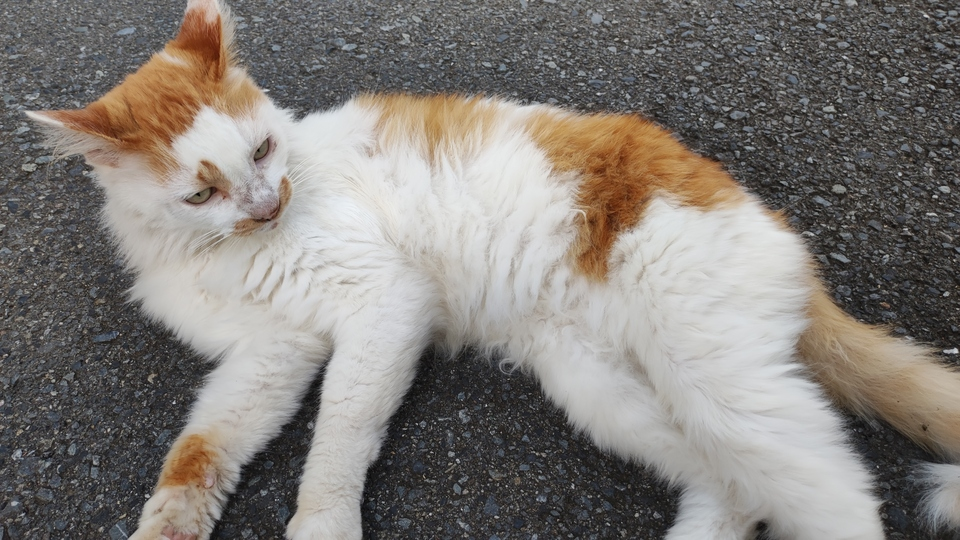
#> input picture 1st/example3.jpg, 960 x 540 px
$ python kadai3.py
#> lines starting #> are read from the running program, lines starting #| are printed output that depends on the picture
import cv2
import numpy as np

def contrast(image_path):
#> called with image_path = './example3.jpg'
    image_bgr = cv2.imread(image_path) # opencvはBGR形式で読み込む
#> image_bgr is the input picture: shape (540, 960, 3); mean B, G, R 121, 125.6, 130.5
    image_hsv = cv2.cvtColor(image_bgr, cv2.COLOR_BGR2HSV) # HSV形式に変換
#> image_hsv: shape (540, 960, 3); mean H, S, V 51.5, 23.9, 131.8
    h, s, v = image_hsv[:,:,0], image_hsv[:,:,1], image_hsv[:,:,2]
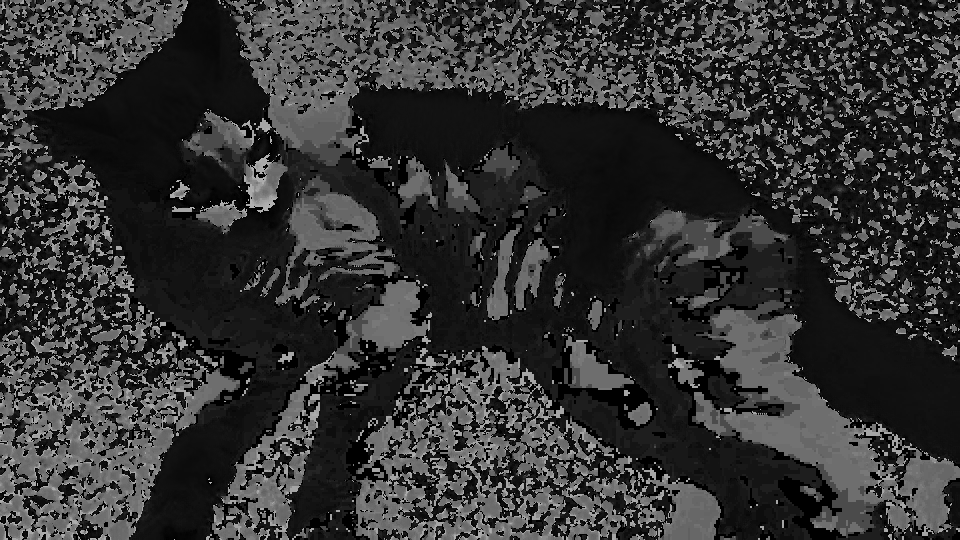
#> h: shape (540, 960); min 0, max 179, mean 51.5
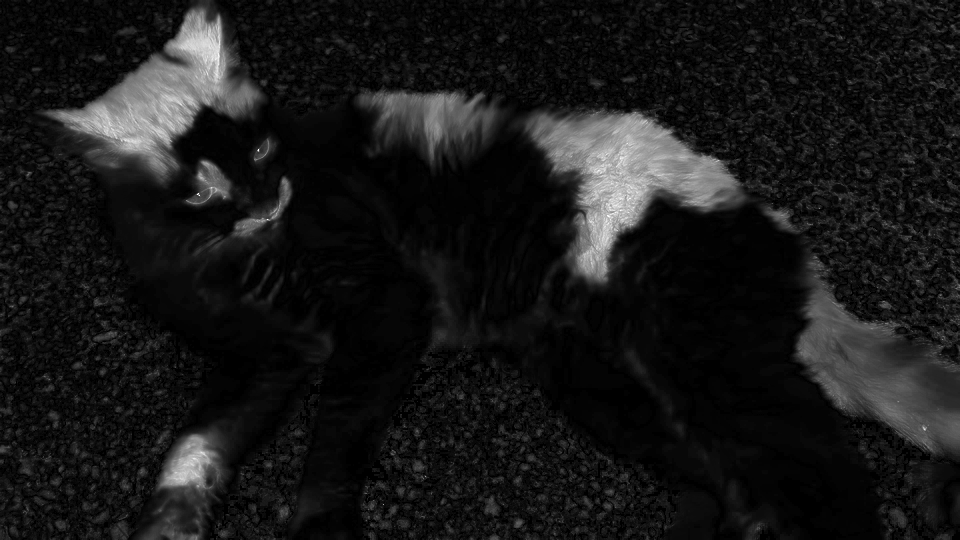
#> s: shape (540, 960); min 0, max 255, mean 23.9
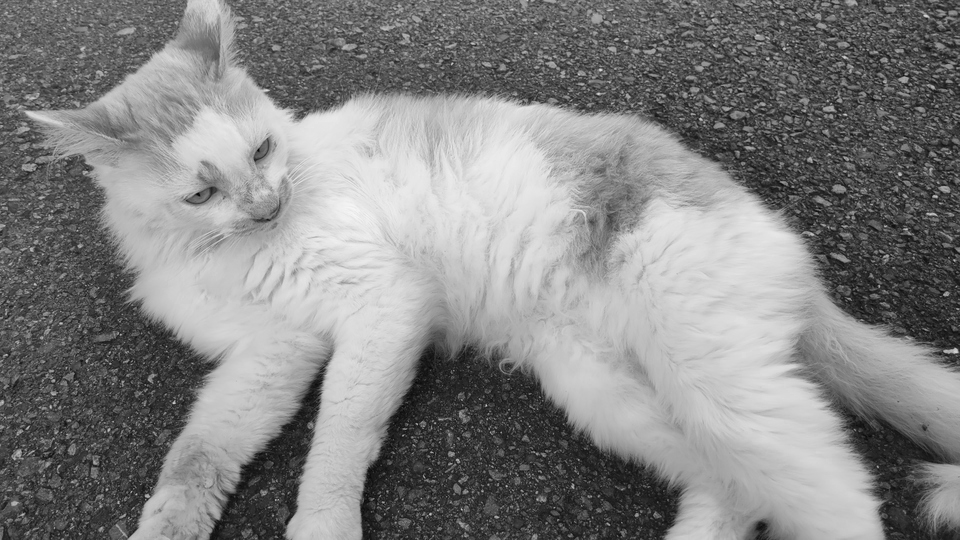
#> v: shape (540, 960); min 6, max 246, mean 131.8

    # convert contrast
    low_convert = np.where(image_hsv[:, :, 2] < 100, 0, image_hsv[:, :, 2]) #輝度100未満の輝度を0に変更
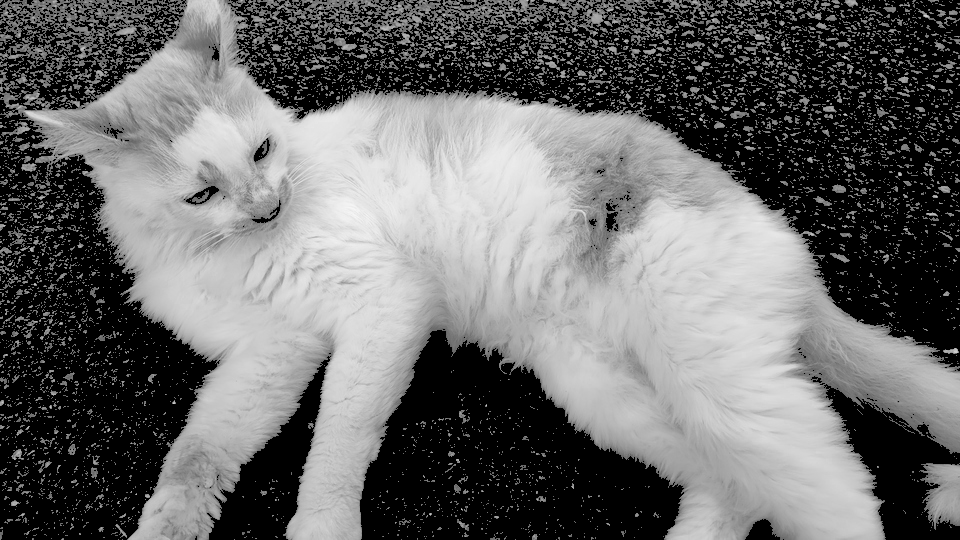
#> low_convert: shape (540, 960); min 0, max 246, mean 106.7
    high_convert = np.where(low_convert > 150, 255, low_convert) #輝度151以上の輝度を255に変更
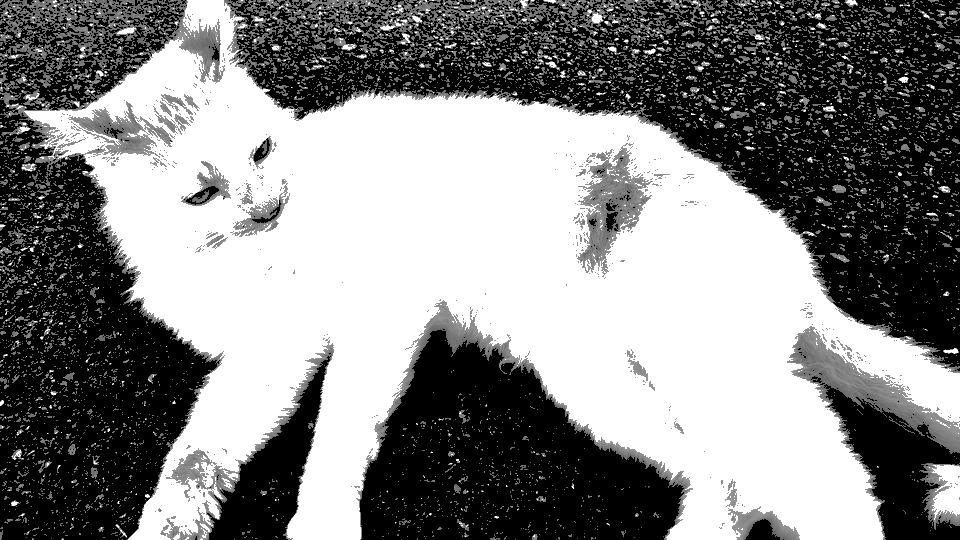
#> high_convert: shape (540, 960); min 0, max 255, mean 134.5
    middle_convert = np.where(((high_convert >= 100) & (high_convert <= 150)), 5.1*high_convert-510, high_convert)
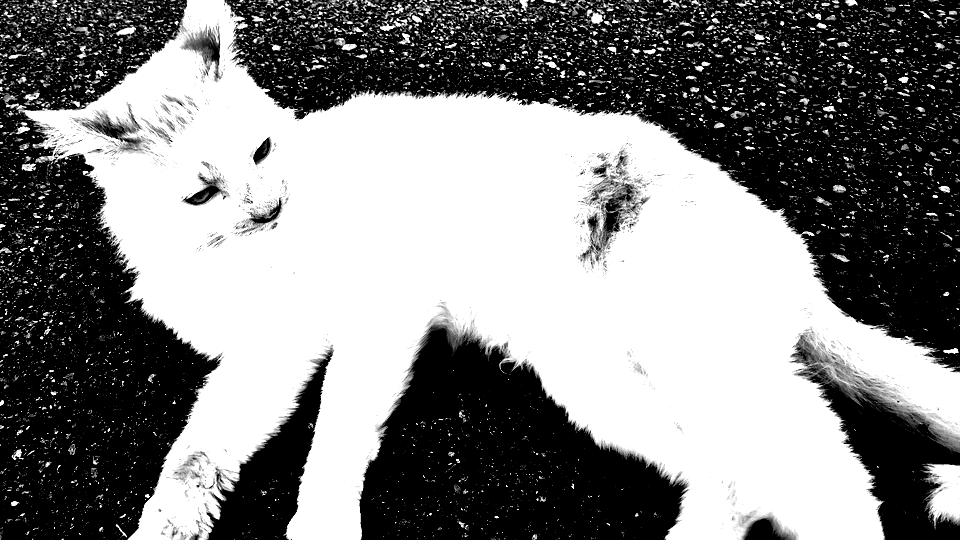
#> middle_convert: shape (540, 960) float64; min -5.68e-14, max 255, mean 133.2; drawn with min black and max white
    image_hsv[:,:,2] = middle_convert
#> image_hsv: shape (540, 960, 3); mean H, S, V 51.5, 23.9, 133.1
    return cv2.cvtColor(image_hsv, cv2.COLOR_HSV2BGR)
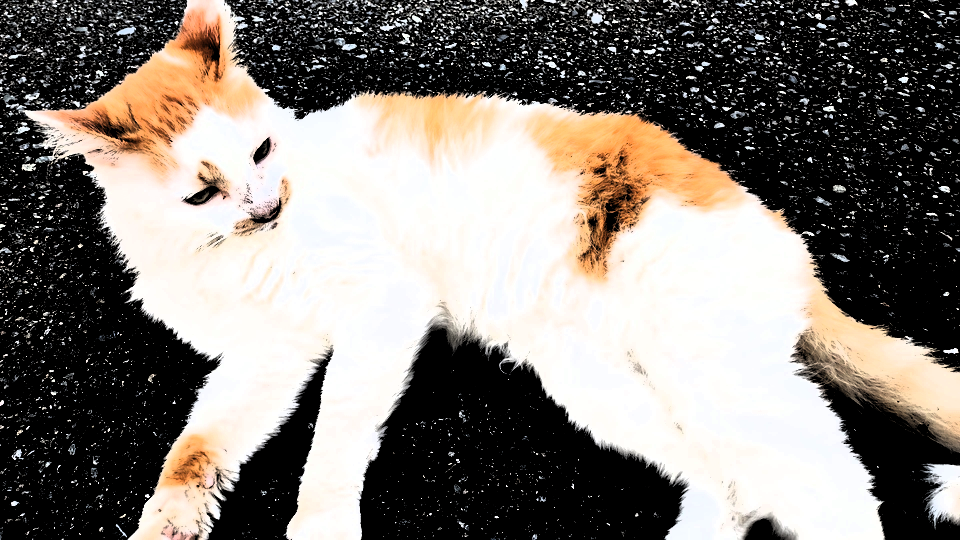
#> returned value: shape (540, 960, 3); mean B, G, R 119.8, 126, 132.3

if __name__ == '__main__':
    raw_image = "./example3.jpg"
    is_save = True
    modified = contrast(raw_image)

    # save result
    if is_save:
        cv2.imwrite("./result_example1.jpg", modified)

    cv2.imshow("Result", modified)
    cv2.waitKey(0)

$ run again, with 1st/example1.jpg copied over 1st/example3.jpg
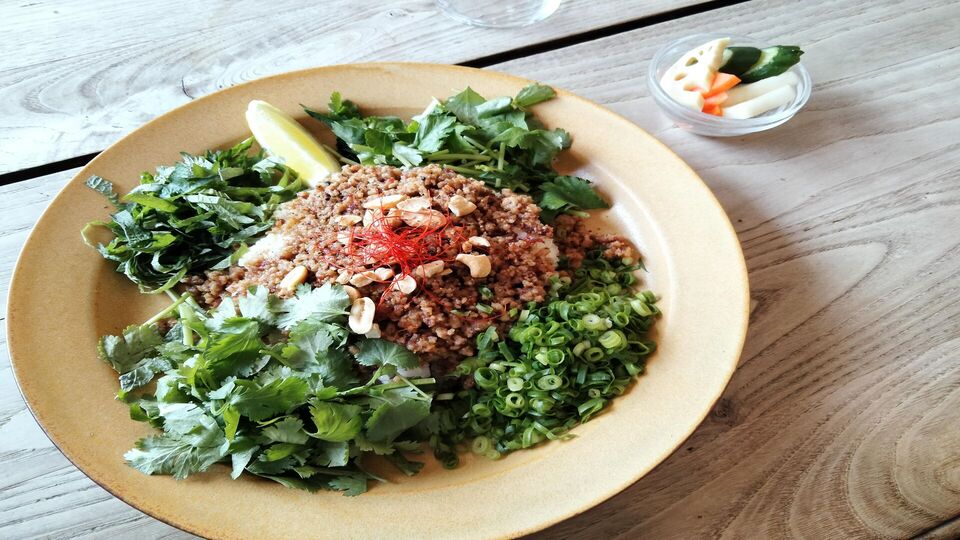
#> input picture 1st/example1.jpg, 960 x 540 px
#> in contrast, image_bgr is the input picture: shape (540, 960, 3); mean B, G, R 134.6, 156.8, 162.1
#> in contrast, `middle_convert = np.where(((high_convert >= 100) & (high_convert <= 15..`:
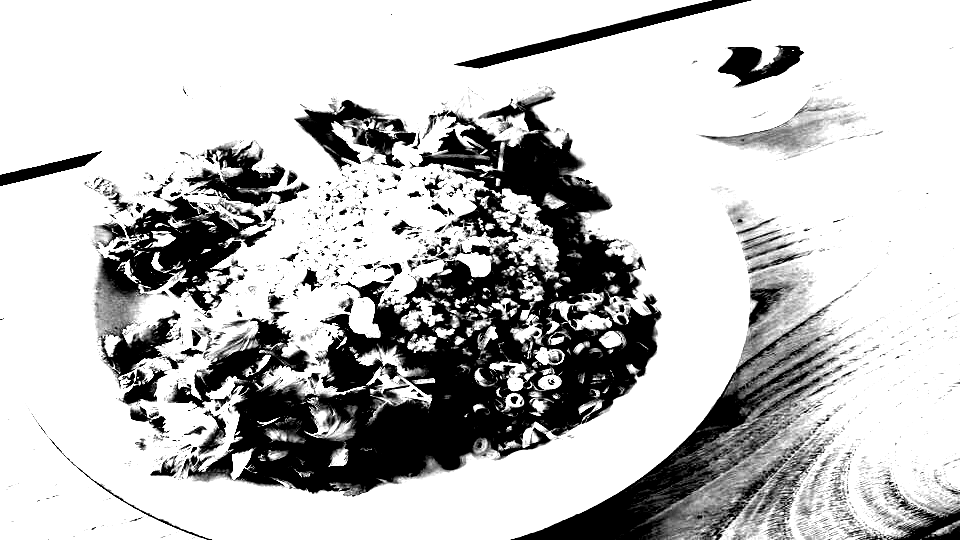
#> middle_convert: shape (540, 960) float64; min -5.68e-14, max 255, mean 192.9; drawn with min black and max white
#> in contrast, `return cv2.cvtColor(image_hsv, cv2.COLOR_HSV2BGR)`:
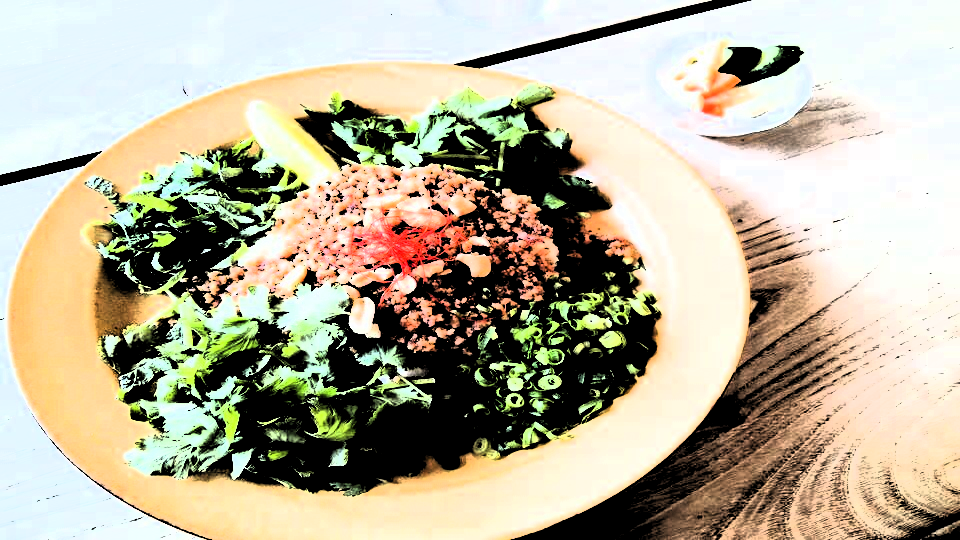
#> returned value: shape (540, 960, 3); mean B, G, R 155.9, 177.8, 185.1

$ run again, with 1st/example2.jpg copied over 1st/example3.jpg
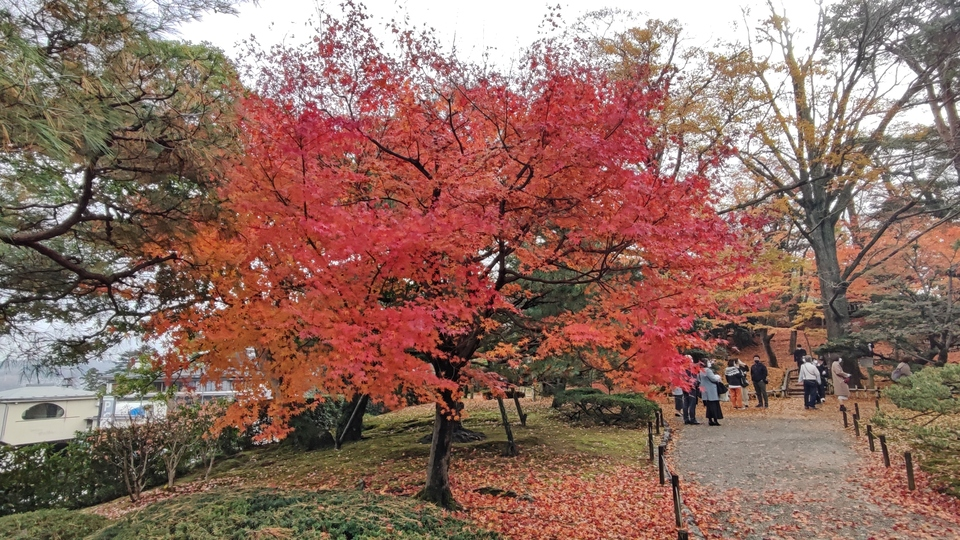
#> input picture 1st/example2.jpg, 960 x 540 px
#> in contrast, image_bgr is the input picture: shape (540, 960, 3); mean B, G, R 97.9, 108.7, 142.9
#> in contrast, `middle_convert = np.where(((high_convert >= 100) & (high_convert <= 15..`:
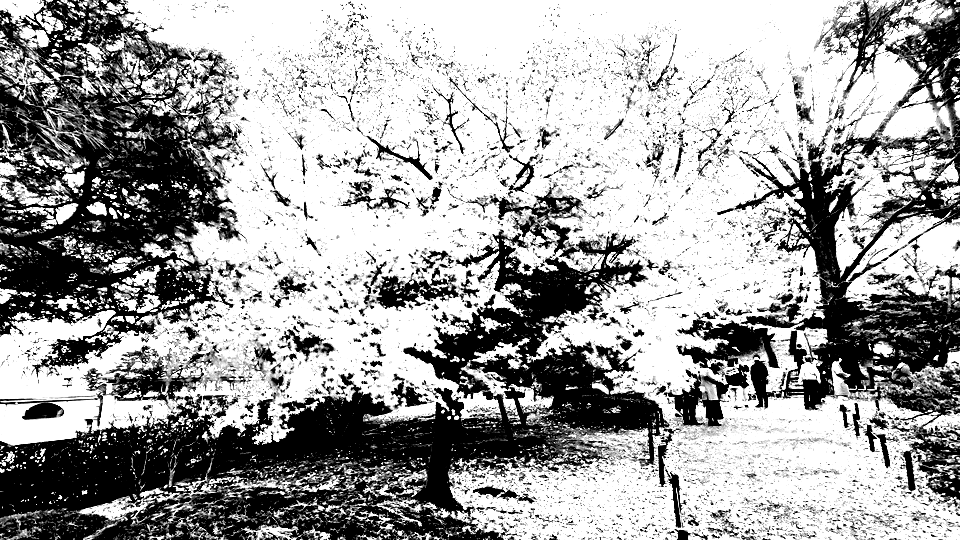
#> middle_convert: shape (540, 960) float64; min -5.68e-14, max 255, mean 161.5; drawn with min black and max white
#> in contrast, `return cv2.cvtColor(image_hsv, cv2.COLOR_HSV2BGR)`:
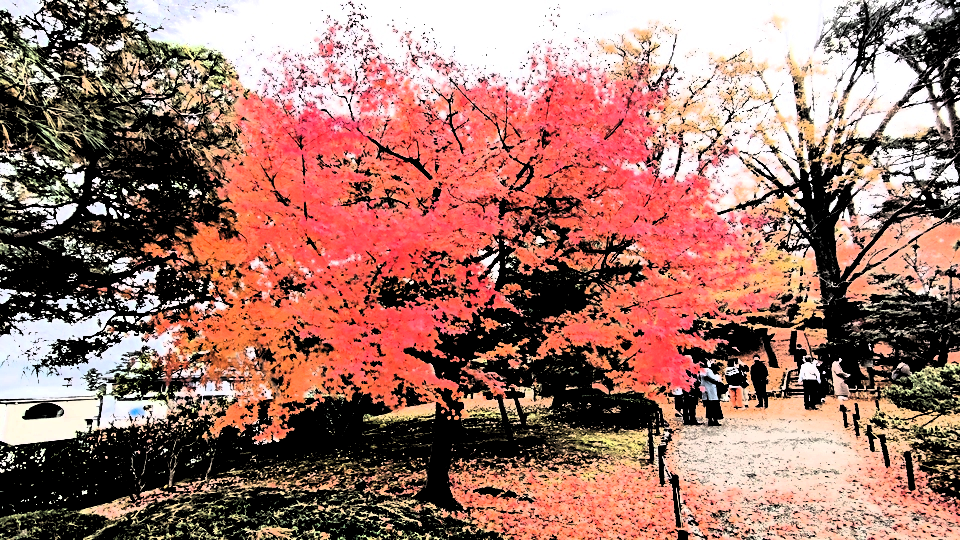
#> returned value: shape (540, 960, 3); mean B, G, R 106.6, 116.7, 160.6

$ run again, with 1st/example4.jpg copied over 1st/example3.jpg
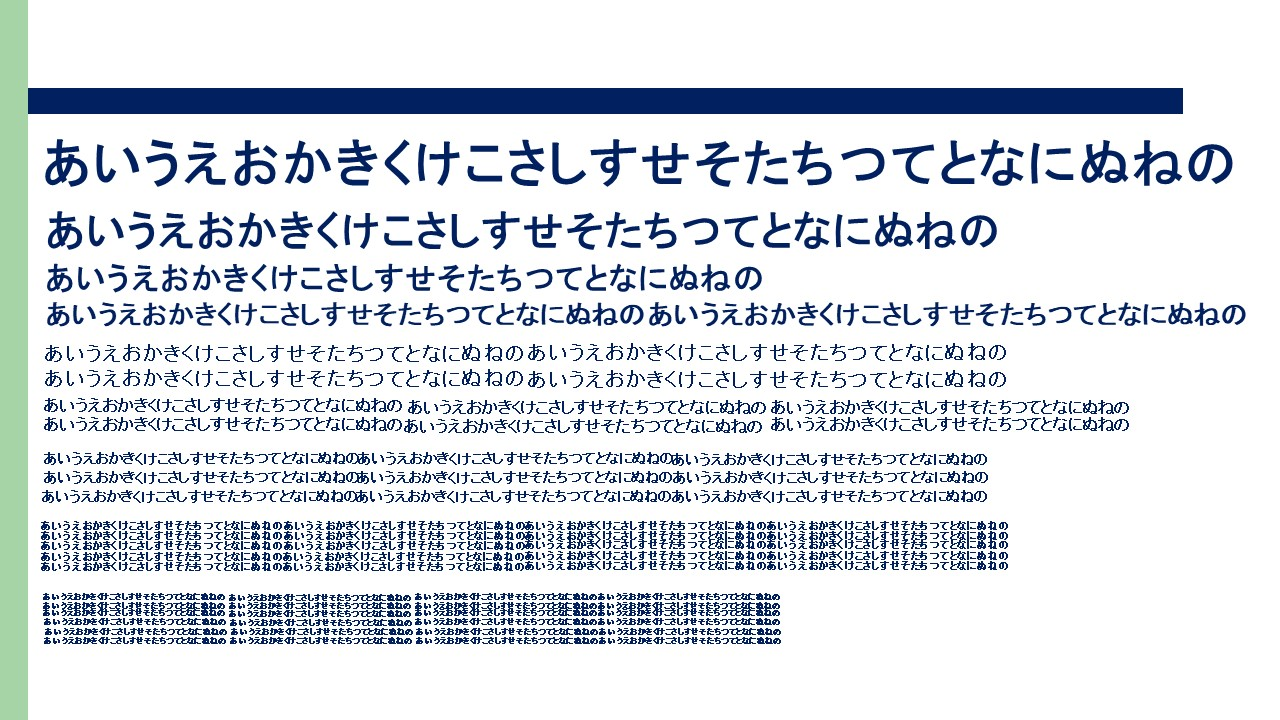
#> input picture 1st/example4.jpg, 1280 x 720 px
#> in contrast, image_bgr is the input picture: shape (720, 1280, 3); mean B, G, R 227.9, 222.3, 217
#> in contrast, `return cv2.cvtColor(image_hsv, cv2.COLOR_HSV2BGR)`:
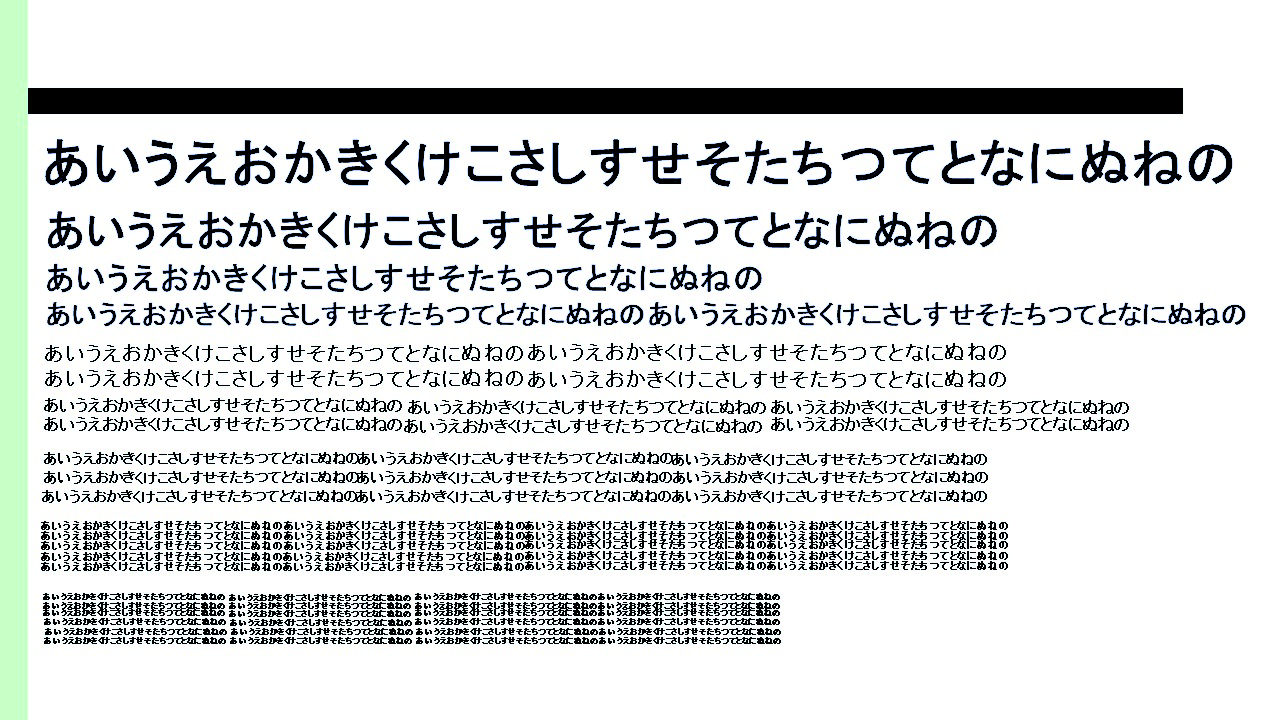
#> returned value: shape (720, 1280, 3); mean B, G, R 219, 219.6, 216.9
